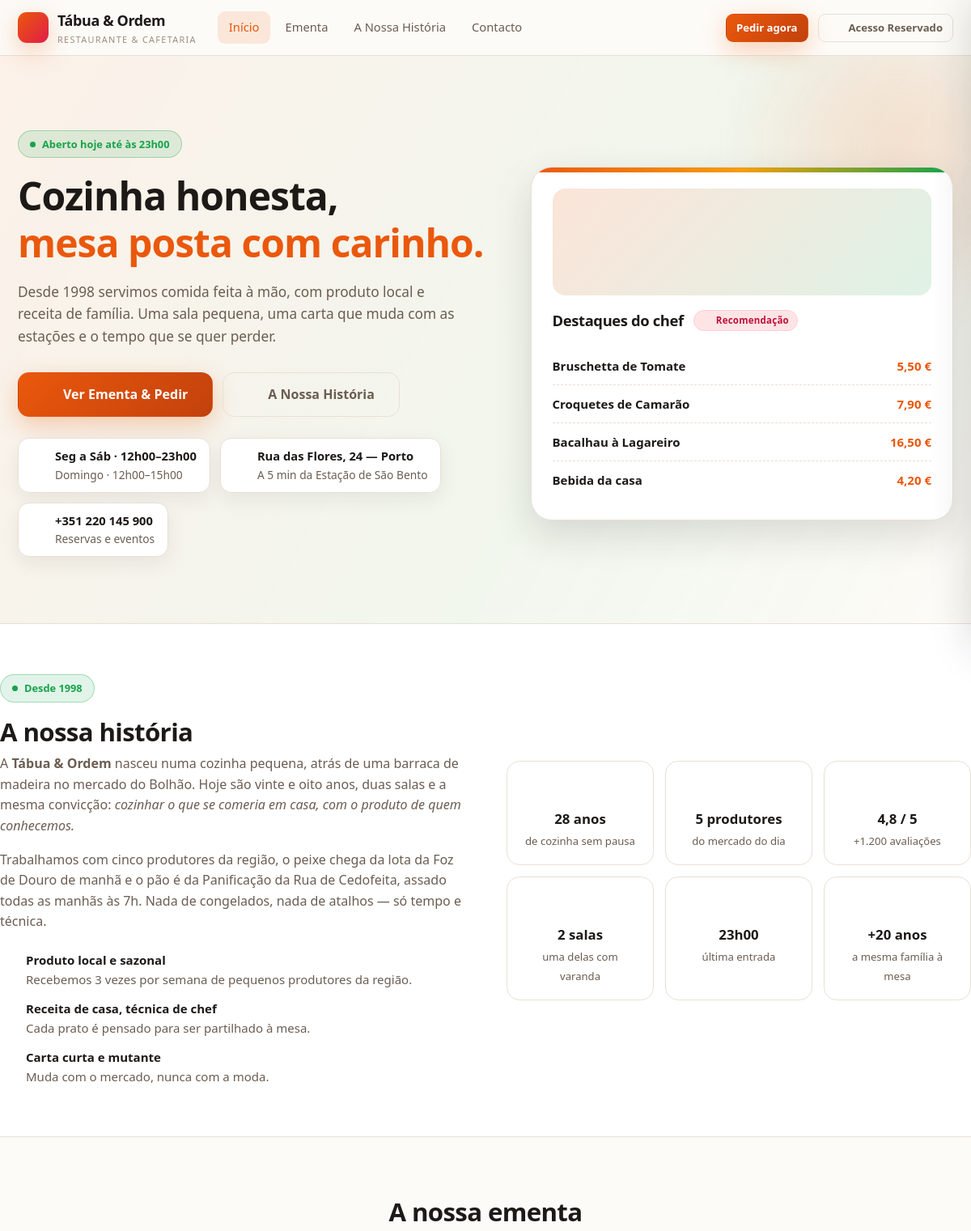
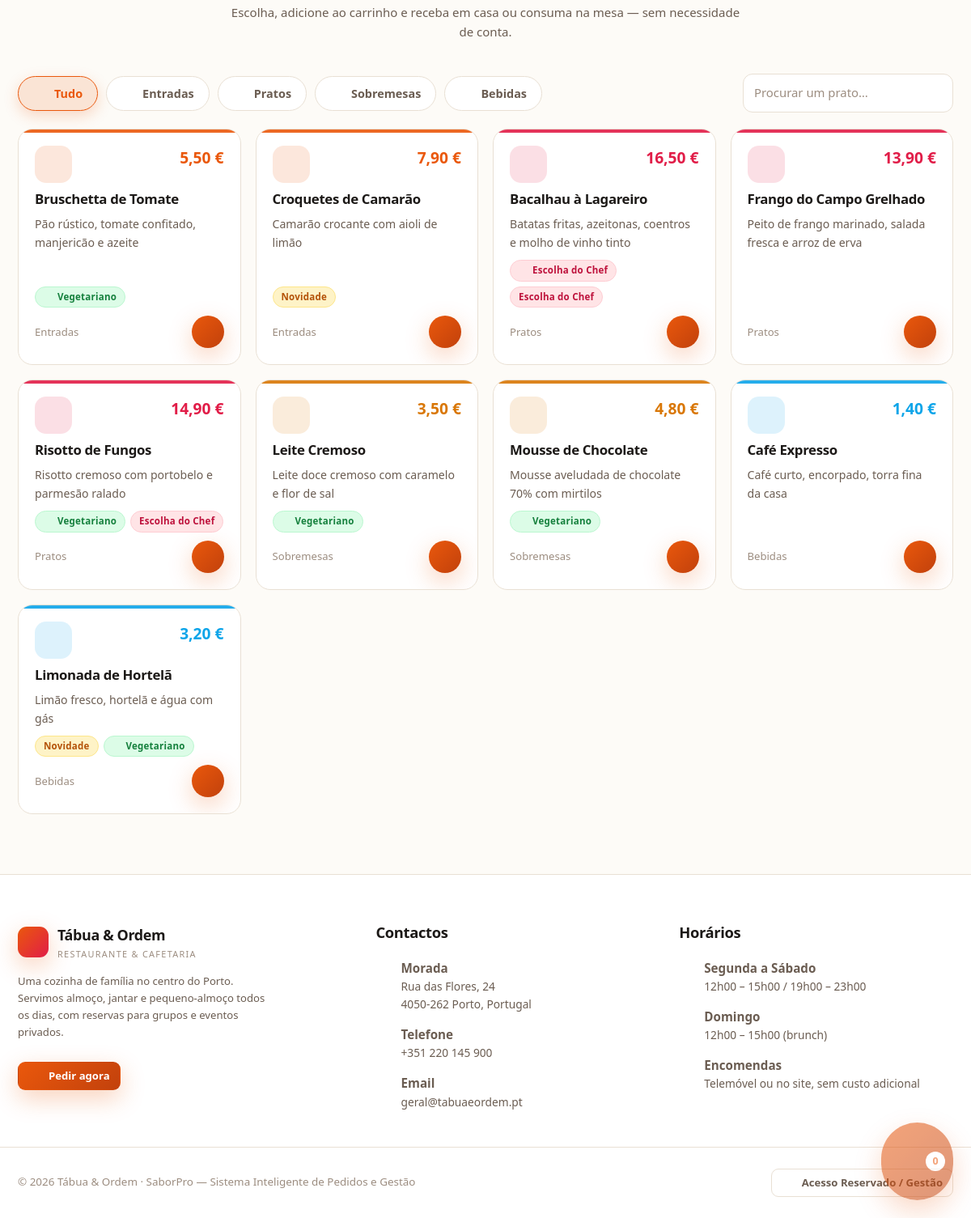
The page / on the database its author committed (2 pictures, top to bottom).
### tables this page shows
CREATE TABLE ementa (
    id          INT AUTO_INCREMENT PRIMARY KEY,
    categoria_id INT NOT NULL,
    nome        VARCHAR(120) NOT NULL,
    descricao   VARCHAR(255) DEFAULT NULL,
    preco       DECIMAL(10,2) NOT NULL DEFAULT 0.00,
    disponivel  TINYINT(1) NOT NULL DEFAULT 1,
    etiquetas   VARCHAR(120) DEFAULT NULL,    
    destaque    TINYINT(1) NOT NULL DEFAULT 0,  
    criado_em   TIMESTAMP DEFAULT CURRENT_TIMESTAMP,
    CONSTRAINT fk_ementa_categoria FOREIGN KEY (categoria_id)
        REFERENCES categorias(id) ON DELETE CASCADE,
    INDEX idx_ementa_categoria (categoria_id)
);

CREATE TABLE categorias (
    id        INT AUTO_INCREMENT PRIMARY KEY,
    nome      VARCHAR(60) NOT NULL,
    icone_svg VARCHAR(40) DEFAULT 'prato'
);

### index.php (the view, shortened to what the rows shown need)
<?php
require_once __DIR__ . '/ligacao.php';
require_once __DIR__ . '/includes/icones.php';
$pratos = [];
$r = $bd->query("SELECT e.id, e.nome, e.descricao, e.preco, e.etiquetas, e.destaque, e.categoria_id,
                         c.nome AS categoria, c.icone_svg
                   FROM ementa e JOIN categorias c ON c.id = e.categoria_id
                  WHERE e.disponivel = 1
                  ORDER BY c.id, e.destaque DESC, e.nome");
while ($p = $r->fetch_assoc()) {
    $p['cor'] = cor_categoria((string) $p['categoria']);
    $pratos[] = $p;
}
?>
<!DOCTYPE html>
<html lang="pt-PT">
<head>
<link rel="stylesheet" href="css/estilo.css">
</head>
<body class="tema-publico">
            <span class="logo"><?= icone('talheres') ?></span>
<main>
    <section class="hero-publico" id="inicio">
        <div class="container hero-grelha">
            <div>
                <h1 class="titulo">Cozinha honesta,<br><em>mesa posta com carinho.</em></h1>
            </div>
            <div class="montra">
                <?php foreach (array_slice($pratos, 0, 3) as $d): ?>
                    <div class="linha">
                        <span class="nome"><?= e($d['nome']) ?></span>
                        <span class="preco"><?= dinheiro((float) $d['preco']) ?></span>
                    </div>
                <?php endforeach; ?>
            </div>
        </div>
    </section>
    <section class="historia" id="historia">
        <div class="container seccao">
            <div class="historia-grelha">
                <div class="historia-texto">
                    <h2>A nossa história</h2>
                </div>
            </div>
        </div>
    </section>
    <section class="ementa-publica" id="ementa">
        <div class="container">
            <div class="seccao-titulo">
                <h2>A nossa ementa</h2>
            </div>
            <div class="grelha g-auto" id="grelhaPratos">
                <?php foreach ($pratos as $i => $p): ?>
                    <article class="prato-cartao d<?= ($i % 8) + 1 ?>"
                             data-categoria="<?= (int) $p['categoria_id'] ?>"
                             data-pesquisa="<?= e(mb_strtolower($p['nome'] . ' ' . ($p['descricao'] ?? ''))) ?>"
                             style="--cat: <?= e($p['cor']) ?>; animation-delay: <?= $i * 0.05 ?>s">
                        <div class="prato-topo">
                            <div class="prato-icone"><?= icone_categoria((string) $p['icone_svg']) ?></div>
                            <span class="prato-preco"><?= dinheiro((float) $p['preco']) ?></span>
                        </div>
                        <h3><?= e($p['nome']) ?></h3>
                        <p><?= e($p['descricao']) ?></p>
                        <div class="prato-tags">
                            <?php if ((int) $p['destaque'] === 1): ?>
                                <span class="tag tag-chef"><?= icone('estrela', '', 12) ?> Escolha do Chef</span>
                            <?php endif; ?>
                            <?php foreach (etiquetas_ementa($p['etiquetas']) as $et): ?>
                                <span class="tag <?= classe_etiqueta($et) ?>">
                                    <?= $et === 'vegetariano' ? icone('folha', '', 12) : '' ?>
                                    <?= e(rotulo_etiqueta($et)) ?>
                                </span>
                            <?php endforeach; ?>
                        </div>
                        <div class="prato-rodape">
                            <span class="pequeno texto-3"><?= e($p['categoria']) ?></span>
                            <button type="button" class="btn-mais" title="Adicionar ao carrinho"
                                    data-add="<?= (int) $p['id'] ?>"
                                    data-nome="<?= e($p['nome']) ?>"
                                    data-preco="<?= e((string) $p['preco']) ?>"><?= icone('mais') ?></button>
                        </div>
                    </article>
                <?php endforeach; ?>
            </div>
        </div>
    </section>
</main>
</body>
</html>

### includes/icones.php (shortened to what the rows shown need)
<?php
function icone(string $nome, string $classe = '', int $tamanho = 0): string
{
    $conteudo = $caminhos[$nome] ?? $caminhos['prato'];
    $atributos = '';
    if ($tamanho > 0) {
        $atributos .= ' width="' . $tamanho . '" height="' . $tamanho . '"';
    }
    return '<svg xmlns="http://www.w3.org/2000/svg" viewBox="0 0 24 24" fill="none" '
        . 'stroke="currentColor" stroke-width="1.7" stroke-linecap="round" stroke-linejoin="round"'
        . $atributos . '>' . $conteudo . '</svg>';
}
function icone_categoria(string $chave): string
{
    $mapa = [
        'entrada' => 'entrada',
        'prato'   => 'prato',
        'doce'    => 'doce',
        'bebida'  => 'bebida',
        'cafe'    => 'cafe',
    ];
    return icone($mapa[$chave] ?? 'prato');
}

### rows shown on the page
ementa: nome "Bruschetta de Tomate", preco "5,50 €", descricao "Pão rústico, tomate confitado, manjericão e azeite", etiquetas "Vegetariano", categoria.nome "Entradas"
ementa: nome "Croquetes de Camarão", preco "7,90 €", descricao "Camarão crocante com aioli de limão", etiquetas "Novidade", categoria.nome "Entradas"
ementa: nome "Bacalhau à Lagareiro", preco "16,50 €", descricao "Batatas fritas, azeitonas, coentros e molho de vinho tinto", etiquetas "Escolha do Chef", categoria.nome "Pratos"
ementa: preco "13,90 €", nome "Frango do Campo Grelhado", descricao "Peito de frango marinado, salada fresca e arroz de erva", categoria.nome "Pratos"
ementa: preco "14,90 €", nome "Risotto de Fungos", descricao "Risotto cremoso com portobelo e parmesão ralado", etiquetas "Vegetariano", etiquetas "Escolha do Chef", categoria.nome "Pratos"
ementa: preco "3,50 €", nome "Leite Cremoso", descricao "Leite doce cremoso com caramelo e flor de sal", etiquetas "Vegetariano", categoria.nome "Sobremesas"
ementa: preco "4,80 €", nome "Mousse de Chocolate", descricao "Mousse aveludada de chocolate 70% com mirtilos", etiquetas "Vegetariano", categoria.nome "Sobremesas"
ementa: preco "1,40 €", nome "Café Expresso", descricao "Café curto, encorpado, torra fina da casa", categoria.nome "Bebidas"
ementa: preco "3,20 €", nome "Limonada de Hortelã", descricao "Limão fresco, hortelã e água com gás", etiquetas "Novidade", etiquetas "Vegetariano", categoria.nome "Bebidas"

### other values the page prints
$c['nome'] "Entradas"
$c['nome'] "Pratos"
$c['nome'] "Sobremesas"
$c['nome'] "Bebidas"
